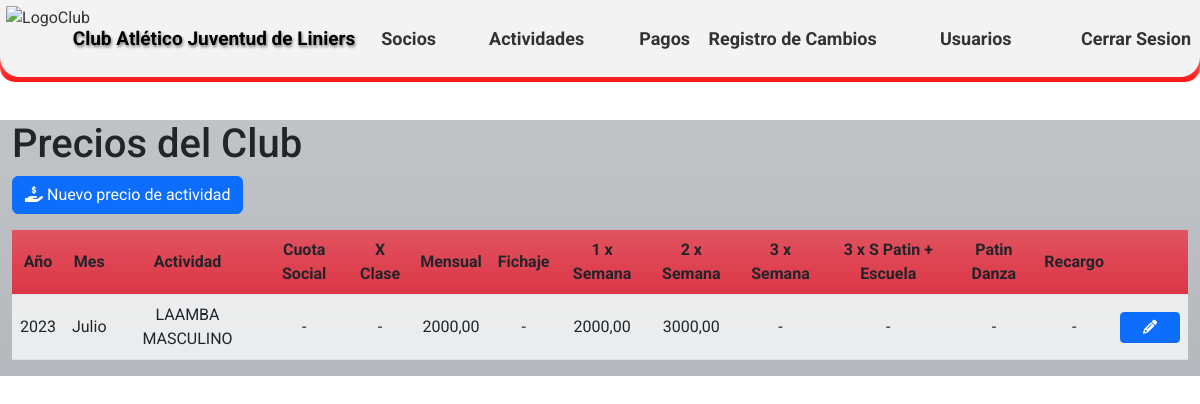
/prices_list/ (signed in), run on an earlier commit of the app's database.
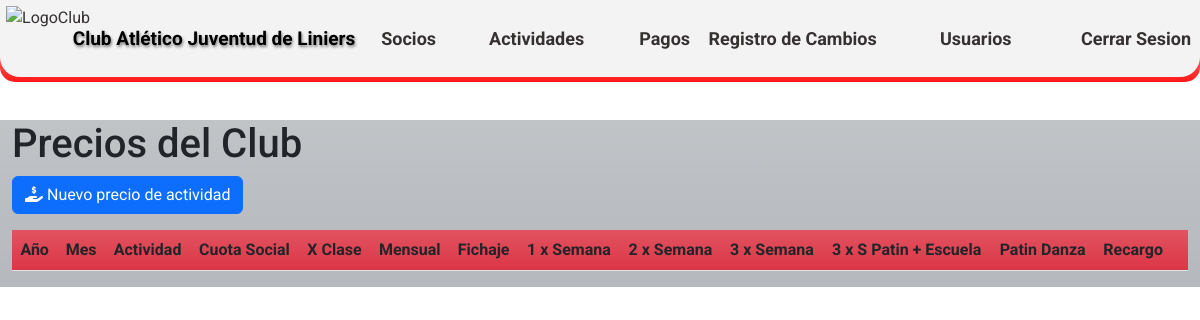
And on a later commit of the database.
### CAJL/aplications/prices/models.py (models this page shows)
class prices (models.Model):
    MES_CHOICES =(
        ('0', 'Enero'),
        ('1', 'Febrero'),
        ('2', 'Marzo'),
        ('3', 'Abril'),
        ('4', 'Mayo'),
        ('5', 'Junio'),
        ('6', 'Julio'),
        ('7', 'Agosto'),
        ('8', 'Septiembre'),
        ('9', 'Octubre'),
        ('10', 'Noviembre'),
        ('11', 'Diciembre'),
    )
    anio = models.IntegerField ('Año', blank=False, null=False, default='2023')
    mes = models.CharField('Mes',max_length=2, choices=MES_CHOICES, default='0', blank=False, null=False)
    actividad = models.ForeignKey(activities, on_delete=models.CASCADE, blank=False, null=False)
    valor_clase_consulta = models.DecimalField('Valor de la clase por consulta', max_digits=10, decimal_places=2,blank=True, null=True)
    valor_mensual_fijo = models.DecimalField ('Valor mensual fijo', max_digits=10, decimal_places=2,blank=True, null=True)
    valor_mensual_1semana = models.DecimalField('Valor mensual por 1 vez a la semana', max_digits=10, decimal_places=2,blank=True, null=True)
    valor_mensual_2semana = models.DecimalField ('Valor mensual por 2 veces a la semana',max_digits=10, decimal_places=2,blank=True, null=True)
    valor_clase_3semana = models.DecimalField('Valor mensual por 3 veces a la semana', max_digits=10, decimal_places=2,blank=True, null=True)
    valor_patindanza = models.DecimalField('Valor mensual de Patin con danza', max_digits=10, decimal_places=2,blank=True, null=True)
    valor_patin3semanaescula = models.DecimalField('Valor mensual de 3 veces por semana de Patín + escuela', max_digits=10, decimal_places=2,blank=True, null=True)
    valor_fichaje_anual = models.DecimalField('Valor del fichaje anual', max_digits=10, decimal_places=2,blank=True, null=True)
    valor_libre = models.DecimalField ('Valor libre', max_digits=10, decimal_places=2,blank=True, null=True)
    cuota_social = models.DecimalField('Cuota Social', max_digits=10, decimal_places=2,blank=True, null=True)
    medio_mes = models.DecimalField('Medio Mes', max_digits=10, decimal_places=2,blank=True, null=True)
    mes_impago = models.DecimalField('Recargo', max_digits=10, decimal_places=2,blank=True, null=True)
    user = models.ForeignKey(User, on_delete=models.CASCADE)
    class Meta:
        verbose_name = 'Precio'
        verbose_name_plural = 'Precios del club'
        ordering = ['-anio']

### CAJL/aplications/activities/models.py (models this page shows, shortened)
class activities (models.Model):
    ACTIV_CHOICES =(
        ('0', 'Mensual'),
        ('1', 'Porcentaje'),
        ('2', 'Alquiler'),
    )
    nombre_actividad = models.CharField ('Nombre de la actividad',max_length=30)
    tipo_actividad = models.CharField('Tipo de cobro de la actividad',max_length=2, choices=ACTIV_CHOICES, default='0')
    descripcion = models.CharField('Descripción', max_length=50, blank=True)
    user = models.ForeignKey(User, on_delete=models.CASCADE)
    class Meta:
        verbose_name = 'Actividad'
        verbose_name_plural = 'Actividades del club'
        ordering = ['id']

### CAJL/aplications/prices/views.py (the view)
# urls.py: path('prices_list/', prices_list, name='prices_list'),
@login_required
def prices_list(request):
    price_data = prices.objects.all()
    context = {
        'price_data': price_data,
    }
    return render(request, 'prices/prices_list.html', context)

### templates/prices/prices_list.html (shortened to what this page needs)
{% extends 'loginregister/base.html' %}
{% load static %}
{% block content %}
<!DOCTYPE html>
<html>
<head>
    <link rel="stylesheet" type="text/css" href={% static 'css/Estilos_DT.css' %} media="screen">
    <link rel="stylesheet" href="https://cdnjs.cloudflare.com/ajax/libs/font-awesome/6.2.0/css/all.min.css"/>
    <link rel="stylesheet" type="text/css" href="https://cdn.datatables.net/1.10.25/css/jquery.dataTables.min.css">
     <link type="text/css" href="https://cdn.datatables.net/responsive/2.5.0/css/responsive.dataTables.min.css" rel="stylesheet" >
</head>
<body>
<br>
<br>
<br>
<br>
    <div class="container h-60 my-4">
        <div class="row">
            <div class="col-xl-12 bg-secondary bg-gradient bg-opacity-50">
                <h1>Precios del Club</h1>
                <div class="row mb-3">
                    <div class="col-md-6">
                        <button id="btn_Precio" class="btn btn-primary"><i class="fa-solid fa-hand-holding-dollar"></i></i> Nuevo precio de actividad</button>
                    </div>
                </div>
                    <table id="prices-table" class="display table table-striped">
                        <thead>
                            <tr class="bg-danger bg-gradient">
                                <th class="centered">Año</th>
                                <th class="centered">Mes</th>
                                <th class="centered">Actividad</th>
                                <th class="centered">Cuota Social</th>
                                <th class="centered">X Clase</th>
                                <th class="centered">Mensual</th>
                                <th class="centered">Fichaje</th>
                                <th class="centered">1 x Semana</th>
                                <th class="centered">2 x Semana</th>
                                <th class="centered">3 x Semana</th>
                                <th class="centered">3 x S Patin + Escuela</th>
                                <th class="centered">Patin Danza</th>
                                <th class="centered">Recargo</th>
                                <th class="centered"></th>
                            </tr>
                            <tbody  class="bg-light bg-gradient">
                                {% for price in price_data %}
                                <tr>
                                  <td class="centered">{{ price.anio }}</td>
                                  <td class="centered">{{ price.get_mes_display }}</td>
                                  <td class="centered">{{ price.actividad.nombre_actividad }}</td>
                                  <td class="centered">{% if price.cuota_social %}{{ price.cuota_social }}{% else %}-{% endif %}</td>
                                  <td class="centered">{% if price.valor_clase_consulta %}{{ price.valor_clase_consulta }}{% else %}-{% endif %}</td>
                                  <td class="centered">{% if price.valor_mensual_fijo %}{{ price.valor_mensual_fijo }}{% else %}-{% endif %}</td>
                                  <td class="centered">{% if price.valor_fichaje_anual %}{{ price.valor_fichaje_anual }}{% else %}-{% endif %}</td>
                                  <td class="centered">{% if price.valor_mensual_1semana %}{{ price.valor_mensual_1semana }}{% else %}-{% endif %}</td>
                                  <td class="centered">{% if price.valor_mensual_2semana %}{{ price.valor_mensual_2semana }}{% else %}-{% endif %}</td>
                                  <td class="centered">{% if price.valor_clase_3semana %}{{ price.valor_clase_3semana }}{% else %}-{% endif %}</td>
                                  <td class="centered">{% if price.valor_patin3semanaescula %}{{ price.valor_patin3semanaescula }}{% else %}-{% endif %}</td>
                                  <td class="centered">{% if price.valor_patindanza %}{{ price.valor_patindanza }}{% else %}-{% endif %}</td>
                                  <td class="centered">{% if price.mes_impago %}{{ price.mes_impago }}{% else %}-{% endif %}</td>
                                  <td class="centered">
                                    <a href={% url 'detalles_precio' price.id %} class="btn btn-sm btn-primary btn-custom-width">
                                    <i class="fas fa-pencil-alt"></i>
                                    </a>
                                  </td>
                                </tr>
                                  {% endfor %}
                            </tbody>
                        </thead>
                    </table>
            </div>
        </div>
    </div>
</body>
</html>
{% endblock %}

### templates/loginregister/base.html (shortened to what this page needs)
<!DOCTYPE html>
<html lang="es">
<head>
  {% load static %}
    <link rel="stylesheet" type="text/css" href={% static 'css/EstilosHome1.css' %} media="screen">
    <link rel="stylesheet" href="https://cdnjs.cloudflare.com/ajax/libs/animate.css/4.1.1/animate.min.css">
    <link rel="stylesheet" href="https://cdn.jsdelivr.net/npm/bootstrap@5.2.2/dist/css/bootstrap.min.css"
 />
    <link
    rel="stylesheet"
    href="https://cdnjs.cloudflare.com/ajax/libs/font-awesome/6.2.0/css/all.min.css"
   />
</head>
<body>
 <section class="sec">
    <header>
        <nav>
            <ul id="ContenedorMenu">
                <li class="ItemMenu Logo centrado"><a title="Volver al menu principal" class="centrado" href={% url 'home' %}><img class="LogoMenu" src="https://github.com/MarcoNu97/Proyecto_CAJL/blob/main/Interfaz%20Principal/ImagenesHome/EscudoHome.png?raw=true" alt="LogoClub"></a></li>
                <li class="ItemMenu Titulo"><a title="Volver al menu principal" class="Texto centrado Tx animate__animated animate__pulse" href={% url 'home' %}>Club Atlético Juventud de Liniers</a></li>
                {% if request.user.is_authenticated %}
                <li class="ItemMenu M2 h centrado"><a class="h centrado" href={% url 'socios' %}>Socios</a></li>
                <li class="ItemMenu M2 h centrado">
                    <a class="h centrado dropa1" onmouseover="toggleDropdown()" href={% url 'actividades' %}>Actividades</a>
                </li>
                <li class="ItemMenu M2 h centrado"><a class="h centrado" href={% url 'payments_list' %}>Pagos</a></li>
                <li class="ItemMenu M2 h centrado"><a class="h centrado CerrarS" href={% url 'change_log_view' %}>Registro de Cambios</a></li>
                {% if es_presidente %}
                <li class="ItemMenu M2 h centrado"><a class="h CerrarS centrado" href={% url 'user_list' %}>Usuarios</a></li>
                {% else %}
                <li class="ItemMenu M2 h centrado"><a class="h CerrarS centrado" href={% url 'user_list' %}>Usuarios</a></li>
                {% endif %}
                <li class="ItemMenu M2 h centrado"><a class="h CerrarS centrado" href={% url 'exit' %}>Cerrar Sesion</a></li>
                {% else %}
                <li class="ItemMenu M2 h centrado"><a class="h centrado"></a></li>
                <li class="ItemMenu M2 h centrado"><a class="h centrado" href={% url 'login' %}>Ingresar</a></li>
                <li class="ItemMenu M2 h centrado"><a class="h centrado" href={% url 'register' %}>Registrarse</a></li>
                {% endif %}
            </ul>
        </nav>
    </header>
 </section>
</body>
</html>
{% block content %}{% endblock %}

### static/css/EstilosHome1.css (style rules this page uses)
* { margin: 0; padding: 0; box-sizing: border-box; font-family: 'Roboto', sans-serif; }
body { background-color: #d1d6c1; margin: 0; padding: 0; background-image: url('https://github.com/MarcoNu97/Proyectos-Django/blob/main/Club-Atletico-Juventud-De-Liniers/static/images/Interior%20del%20Club.jpg?raw=true'); background-size: cover; background-position: center; background-attachment: fixed; background-repeat: no-repeat; }
nav { background: linear-gradient(#fcfcfc, #ff1717); background-repeat: no-repeat; position: fixed; top: 0; width: 100%; height: 82px; border-radius: 0px 0px 15px 15px; transition: top 0.3s; z-index: 999; }
nav ul { list-style: none; padding: 0; margin: 0; display: flex; justify-content: space-around; align-items: center; height: 100%; }
nav ul li { text-align: center; }
nav ul li a { text-decoration: none; color: #363131; }
.centrado { display: grid; justify-content: center; align-items: center; }
#ContenedorMenu { background-color: #f3f3f3; background-repeat: no-repeat; height: 77px; display: grid; grid-template-columns: 70px 1.2fr 0.4fr 0.4fr 0.3fr 0.8fr 0.7fr 0.5fr; grid-template-rows: 100%; margin-top: 0px; padding: 0px; border-radius: 0px 0px 20px 20px; }
.ItemMenu { list-style-type: none; width: 6rem; height: 98%; }
.M2 { font-weight: bold; font-size: 18px; width: 8rem; }
.LogoMenu { height: 65px; }
.Logo { border-radius: 0px 0px 0px 10px; }
.Texto { padding: 0; font-size: 18px; width: 17rem; font-weight: bold; color: #000000; text-shadow: 1px 2px 3px grey; }
.Tx { font-size: 19px; width: 18rem; margin-top: 25%; }
.CerrarS { width: 11rem; text-align: end; }

### static/css/Estilos_DT.css (style rules this page uses)
div.container { max-width: 1300px; }
.centered { text-align: center !important; vertical-align: middle !important; }

What changed in the data, as far as the page shows it:
removed prices: anio "2023", mes "Julio", actividad.nombre_actividad "LAAMBA MASCULINO", valor_mensual_fijo "2000,00", valor_mensual_1semana "2000,00", valor_mensual_2semana "3000,00"
